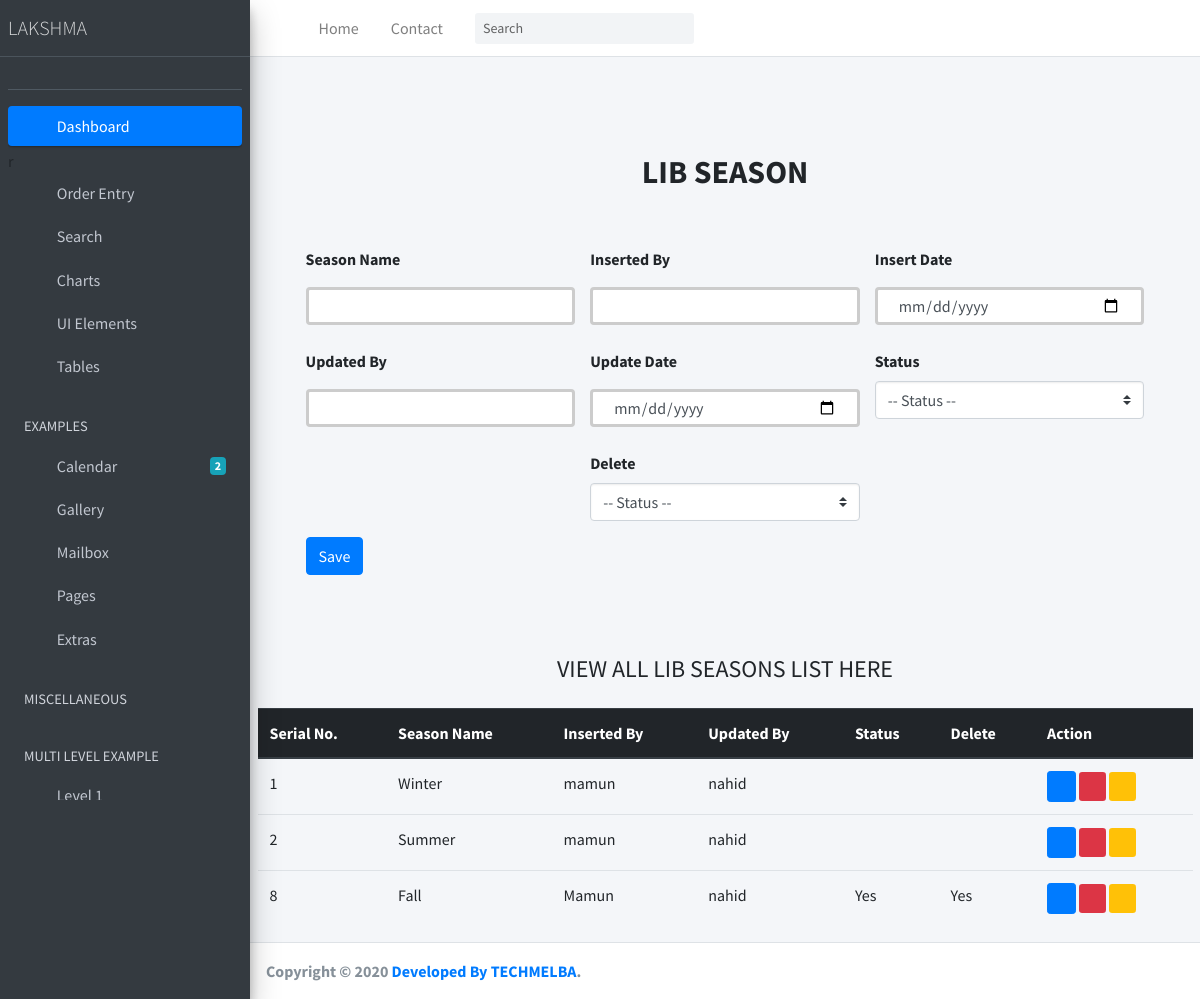
The page /libseason/ on the database its author committed.
### Lakshma_ERP_App/models.py (models this page shows, shortened)
class LibSeason(models.Model):
    STATUS = (
        ('Yes', 'Yes'),
        ('No', 'No'),
    )
    season_name = models.CharField(max_length=200, null=True)
    inserted_by = models.CharField(max_length=120, null=True)
    insert_date = models.DateTimeField(default=now)
    updated_by = models.CharField(max_length=120, null=True)
    update_date = models.DateTimeField(default=now)
    status_active = models.CharField(max_length=20, choices=STATUS, default=0, null=True)
    is_deleted = models.CharField(max_length=20, choices=STATUS, default=1, null=True)

### Lakshma_ERP_App/views.py (the view, shortened to what this page needs)
# urls.py: path('libseason/', LibSeasonInfo.as_view(), name='LibSeasonInfo'),
class LibSeasonInfo(View):
    def get(self, request):
        seasons = LibSeason.objects.all()
        context = {
            'seasons':seasons
        }
        return render(request, 'Order_Entry/libseason.html', context)

### templates/Order_Entry/libseason.html (shortened to what this page needs)
{% extends 'index.html' %}
{% block body %}
<div class="container p-5 bg-color">
    <div class="py-5 text-center">
      <h2 class="text-uppercase font-weight-bold">LIB  SEASON</h2>
    </div>
    <div class="col-md-12 order-md-1 mb-2">
      <form class="needs-validation " method="post" action="" enctype="multipart/form-data">
        <div class="row justify-content-center">
           <div class="col-md-4 mb-3">
            <label for="season_name     ">Season Name</label>
            <input
            name="season_name "
              type="text"
              class="form-control"
              id="season_name"
              placeholder=""
              value=""
              required=""
            />
          </div>
          <div class="col-md-4 mb-3">
            <label for="inserted_by    ">Inserted By</label>
            <input
              name="inserted_by    "
              type="text"
              class="form-control"
              id="inserted_by    "
              placeholder=""
              value=""
            />
          </div>
          <div class="col-md-4 mb-3">
            <label for="insert_date    ">Insert Date</label>
            <input
              name="insert_date    "
              type="date"
              class="form-control"
              id="insert_date    "
              placeholder=""
              value=""
            />
          </div>
          <div class="col-md-4 mb-3">
            <label for="updated_by    ">Updated By</label>
            <input
              name="updated_by    "
              type="text"
              class="form-control"
              id="updated_by    "
              placeholder=""
              value=""
            />
          </div>
          <div class="col-md-4 mb-3">
            <label for="update_date    ">Update Date</label>
            <input
              name="update_date    "
              type="date"
              class="form-control"
              id="update_date    "
              placeholder=""
              value=""
            />
          </div>
          <div class="col-md-4 mb-3">
            <label for="status_active    ">Status</label>
            <select
            name="status_active "
            class="custom-select d-block w-100"
            id="status_active "
          >
          <option value="">-- Status --</option>
          </select>
          </div>
          <div class="col-md-4 mb-3">
            <label for="is_deleted     ">Delete</label>
            <select
            name="is_deleted  "
            class="custom-select d-block w-100"
            id="is_deleted  "
          >
          <option value="">-- Status --</option>
          </select>
          </div>
        </div>
        <button type="submit" class="btn btn-primary">Save</button>
      </form>
    </div>
    </div>
    <div class="container mt-4">
      <h4 class="text-center mb-4">VIEW ALL LIB SEASONS LIST HERE</h4>
      <div class="table-responsive">
      <table class="table table-hover">
        <thead class="thead-dark">
          <tr>
            <th scope="col">Serial No.</th>
            <th scope="col">Season Name</th>
            <th scope="col">Inserted By</th>
            <th scope="col">Updated By</th>
            <th scope="col">Status</th>
            <th scope="col">Delete</th>
            <th scope="col">Action</th>
          </tr>
        </thead>
        <tbody>
          {% for i in seasons  %}
          <tr>
            <td>{{i.id}}</td>
            <td>{{i.season_name}}</td>
            <td>{{i.inserted_by}}</td>
            <td>{{i.updated_by}}</td>
            <td>{{i.status_active}}</td>
            <td>{{i.is_deleted}}</td>
            <td>
             <a href="/view_sub_department/{{i.id}}"><i class="fas fa-eye btn btn-primary btn-sm" ></i></a>
             <a href="/edit_sub_department/{{i.id}}"><i class="fas fa-pencil-alt btn-danger btn-sm"></i></a>
             <a href="/delete_sub_department/{{i.id}}"><i class="far fa-trash-alt btn-warning btn-sm"></i></a>
            </td>
          </tr>
          {% endfor %}
        </tbody>
      </table>
      </div>
    </div>
{%endblock body%}

### templates/index.html (style rules this page uses)
input[type=text] { width: 100%; padding: 12px 20px; margin: 8px 0; box-sizing: border-box; border: 3px solid #ccc; -webkit-transition: 0.5s; transition: 0.5s; outline: none; }
input[type=date] { width: 100%; padding: 12px 20px; margin: 8px 0; box-sizing: border-box; border: 3px solid #ccc; -webkit-transition: 0.5s; transition: 0.5s; outline: none; }

### rows shown on the page
LibSeason: id "1", season_name "Winter", inserted_by "mamun", updated_by "nahid"
LibSeason: id "2", season_name "Summer", inserted_by "mamun", updated_by "nahid"
LibSeason: id "8", season_name "Fall", inserted_by "Mamun", updated_by "nahid", status_active "Yes", is_deleted "Yes"
